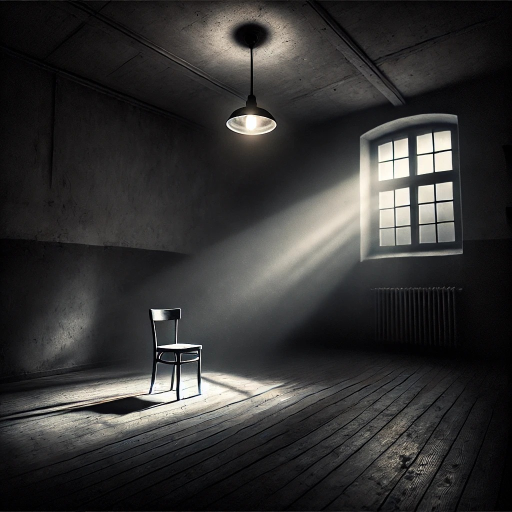
#> input picture chair.jpg, 1024 x 1024 px (shown at 1/2 size)
$ python '04 Component_Labeling.py'
#> lines starting #> are read from the running program, lines starting #| are printed output that depends on the picture; after the words box and inside, x2 and y2 are one past the last pixel; in counts of white or black regions, pixels touching at a corner belong together
import numpy as np
import cv2
import matplotlib.pyplot as plt

# Load the image
image = cv2.imread("chair.jpg", cv2.IMREAD_GRAYSCALE)
#> image: shape (1024, 1024); min 0, max 255, mean 52.3

#image=cv2.resize(image,(100,100))

def component_labeling(binary_image):
    rows, cols = binary_image.shape
    labels = np.zeros((rows, cols), dtype=int)
    label_counter = 1
    equivalence_dict = {}

    for row in range(rows):
        for col in range(cols):
            if binary_image[row][col]==255:

                top_label=labels[row-1][col] if row>0 else 0
                left_label=labels[row][col-1] if col>0 else 0

                if top_label==0 and left_label==0:
                    labels[row][col]=label_counter
                    label_counter+=1

                elif top_label!=0 and left_label==0:
                    labels[row][col]=top_label

                elif top_label==0 and left_label!=0:
                    labels[row][col]=left_label

                elif top_label!=0 and left_label!=0:
                    min_label=min(top_label,left_label)
                    max_label=max(top_label,left_label)

                    labels[row][col]=min_label

                    if min_label!=max_label:
                        equivalence_dict[max_label]=min_label
    def find_root(label):
        while label in equivalence_dict:
            label=equivalence_dict[label]
        return label

    for label in equivalence_dict.keys():
        equivalence_dict[label]=find_root(label)

    for row in range(rows):
        for col in range(cols):
            if labels[row][col] > 0:  # If pixel is labeled
                labels[row][col]=find_root(labels[row][col])

    distinct=np.unique(labels[labels>0])

    return labels,len(distinct)


plt.figure(figsize=(8, 6))

# Original Image
plt.subplot(1, 3, 1)
plt.title("Original Image")
plt.imshow(image, cmap='gray')
plt.axis('off')


thresh=90
bin = np.where(image > thresh, 255, 0).astype(np.uint8)
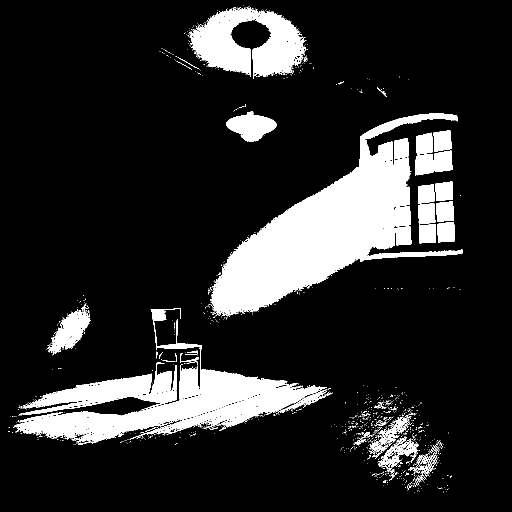
#> bin: shape (1024, 1024) (shown at 1/2 size); 15.7% white; 1168 white regions (1110 under 20 px), largest, box (x1, y1, x2, y2) and area: (420, 227, 926, 633) 66897, (29, 639, 654, 890) 34819, (379, 14, 613, 158) 18813
bin2=cv2.GaussianBlur(bin,(25,25),0)
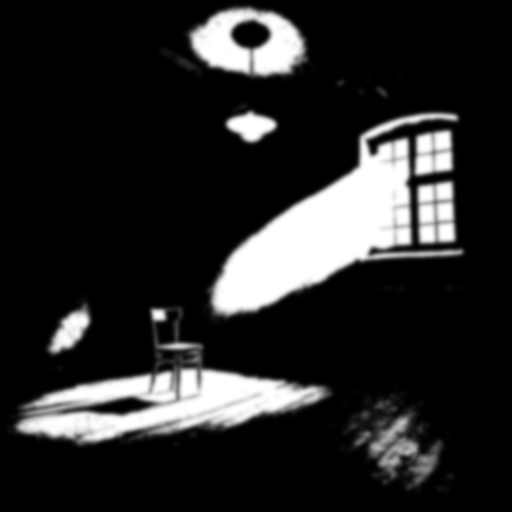
#> bin2: shape (1024, 1024) (shown at 1/2 size); min 0, max 255, mean 40
plt.subplot(1, 3, 2)
plt.title(f"Segmented Image T={thresh}")
plt.imshow(bin, cmap='gray')
plt.axis('off')

final,labels=component_labeling(bin2)
#> after the loop in component_labeling, `for row in range(rows):`:
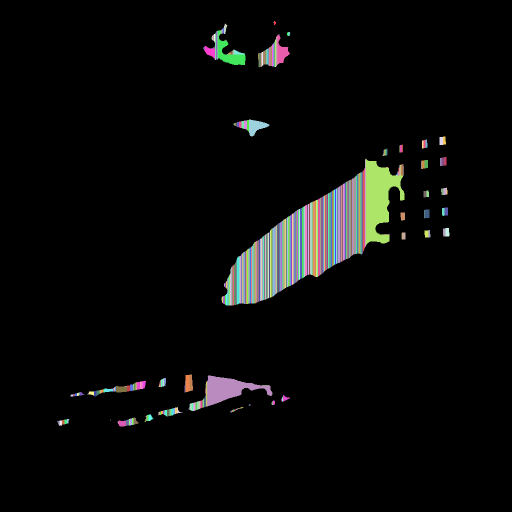
#> labels: shape (1024, 1024) int64 (shown at 1/2 size); 453 distinct labels, from 0 to 452; one colour per label, 0 black
#> after the loop in component_labeling, `for row in range(rows):`:
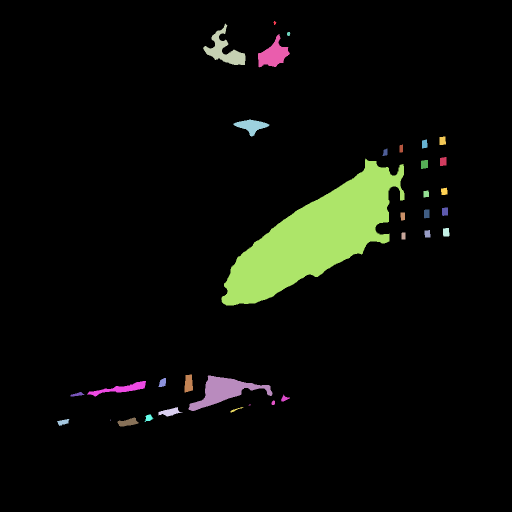
#> labels: shape (1024, 1024) int64 (shown at 1/2 size); 35 distinct labels, from 0 to 441; one colour per label, 0 black
#> labels = 34

# Original Image
plt.subplot(1, 3, 3)
plt.title(f"Labeled Image , No. of objects ={labels}")
plt.imshow(final, cmap='nipy_spectral')
plt.axis('off')

plt.tight_layout()
plt.show()
